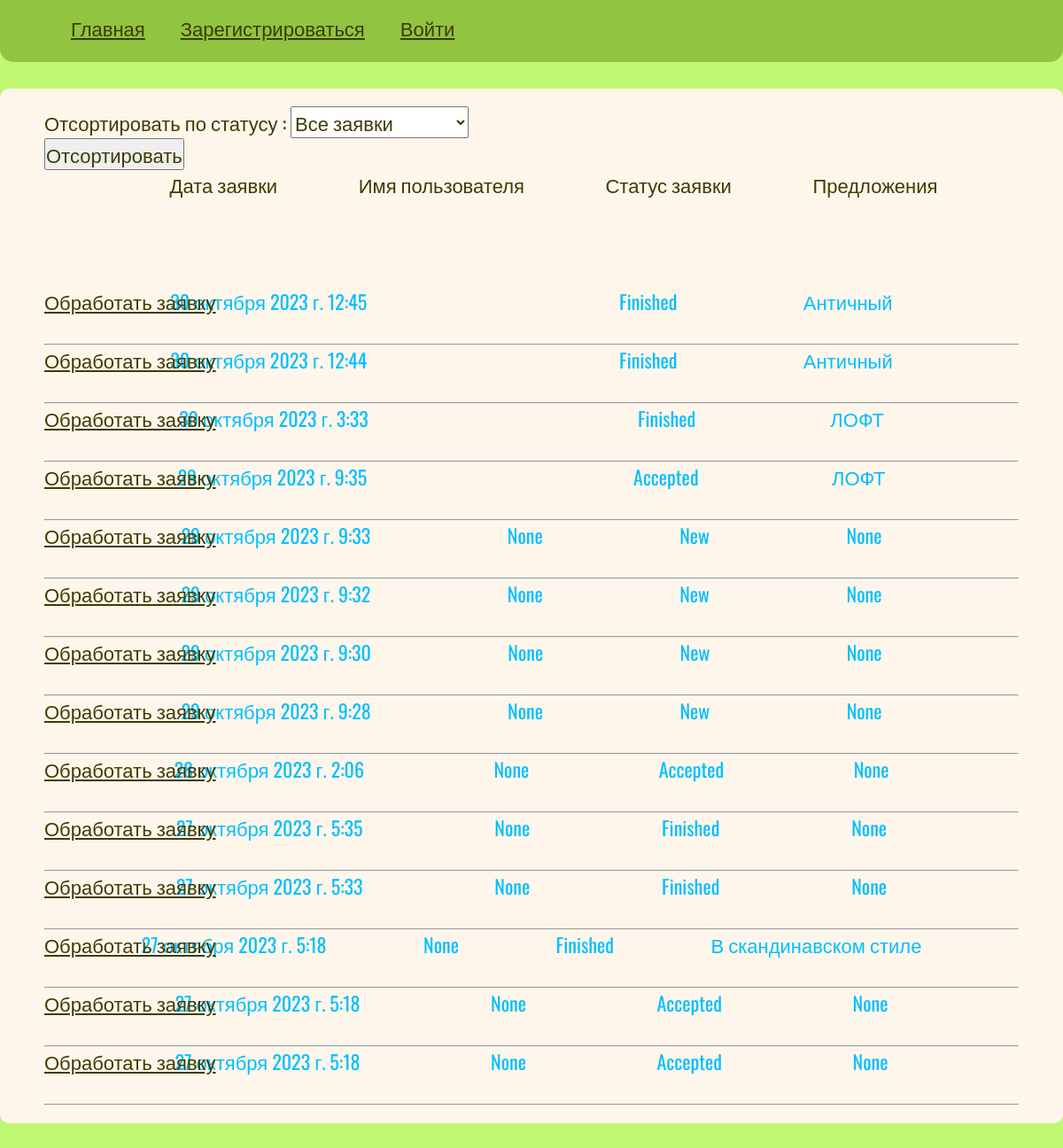
The app's page /appl_processing/, older data.
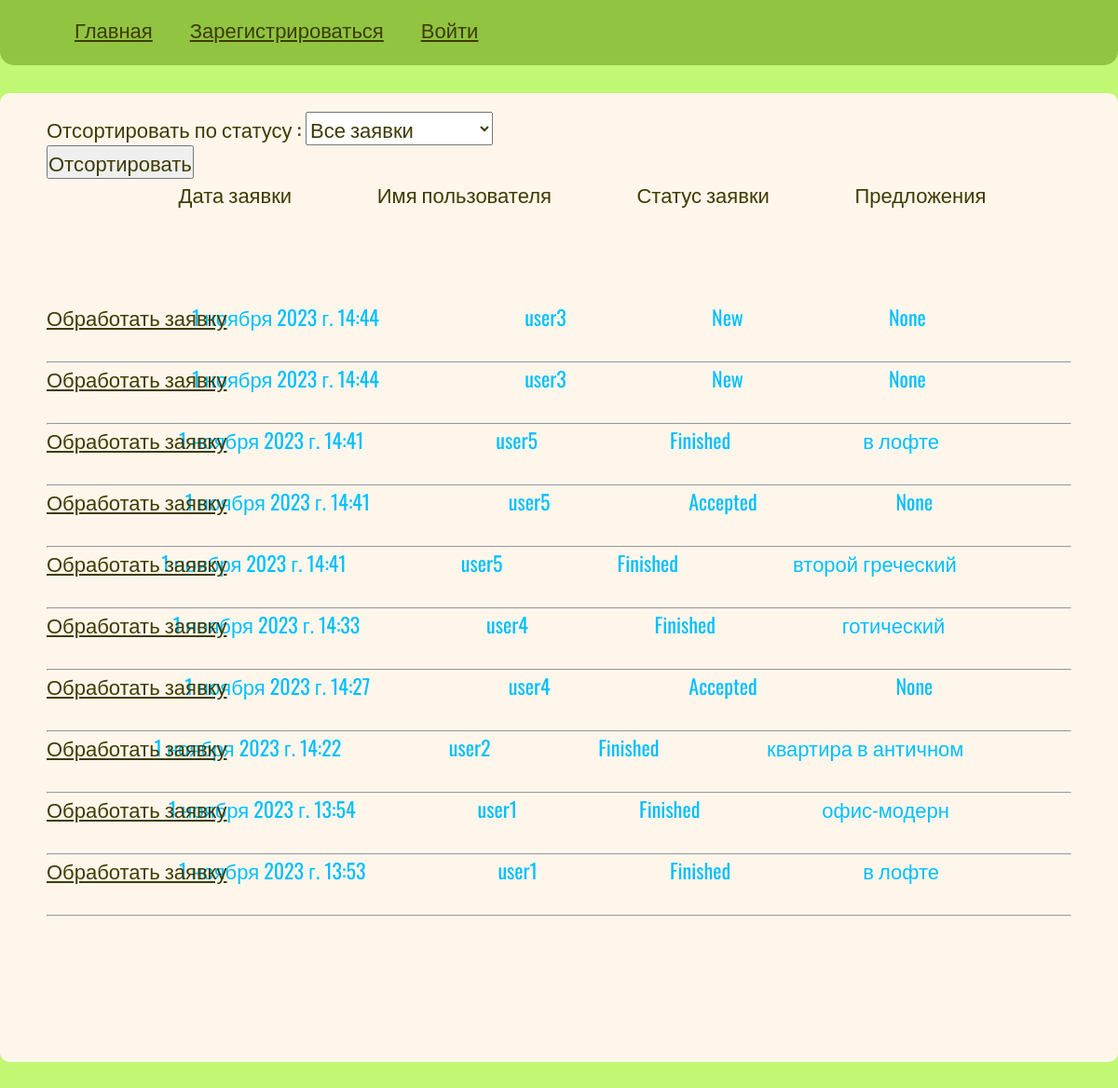
The same page, newer data.
### b1/models.py (models this page shows, shortened)
class Application(models.Model):
    name = models.CharField(max_length=254, verbose_name='Имя заявки', blank=True, null=True)
    description = models.CharField(max_length=254, verbose_name='Описание', blank=False)
    category = models.ForeignKey('Category', on_delete=models.CASCADE, verbose_name='Категория желаемого стиля',
                                 blank=False)
    photo = models.ImageField( verbose_name='Проект помещения', upload_to=get_name_file, blank=True, null=True,
                              validators=[FileExtensionValidator(allowed_extensions=['png', 'jpg', 'jpeg'])])
    status = models.CharField(max_length=254, verbose_name='Статус', default='New')
    date_creation = models.DateTimeField(auto_now_add=True, null=True)
    username = models.CharField(max_length=254, verbose_name='Логин', blank=True, null=True, db_column='username_application')
    suggestions = models.ForeignKey('Realization', on_delete=models.CASCADE, verbose_name='Предложения реализации',
                                    blank=True, null=True)

class Realization(models.Model):
    name = models.CharField(max_length=254, verbose_name='Название', blank=False,)
    description = models.CharField(max_length=999,verbose_name='Описание', blank=False)
    image = models.ImageField( upload_to=get_name_file, blank=True, null=True,
                              validators=[FileExtensionValidator(allowed_extensions=['png', 'jpg', 'jpeg'])])
    date_execution = models.DateTimeField(auto_now_add=True, null=True)
    def __str__(self):
        return str(self.name)

### b1/views.py (the view)
# urls.py: path('appl_processing/', applicationProcessingList, name='apllication_processing'),
def applicationProcessingList(request):
    if (request.method == 'POST'):
        form = FilterApplicationForm(request.POST)
        if form.is_valid():
            status = form.cleaned_data['status']
            if status != 'All':
                queryset = Application.objects.filter(status=status).order_by('-date_creation')
            else:
                form = FilterApplicationForm()
                queryset = Application.objects.order_by('-date_creation')
    else:
        form = FilterApplicationForm()
        queryset = Application.objects.order_by('-date_creation')
    return render(request, 'b1/list_applications.html', context={'form': form, 'queryset': queryset})

### b1/forms.py
class FilterApplicationForm(forms.Form):
    status = forms.ChoiceField(choices=STATUS_CHOISE_2, label='Отсортировать по статусу ', initial='All')

### b1/templates/b1/list_applications.html (shortened to what this page needs)
{% extends 'base.html' %}
{% block content %}
    <form action="" method="post">
        {{ form.as_p }}
        <button type="submit">Отсортировать</button>
    </form>
    <div class="application-header">
        <div>Дата заявки</div>
        <div>Имя пользователя</div>
        <div>Статус заявки</div>
        <div>Предложения</div>
    </div>
    {% for i in queryset %}
        <div class="application-body">
            <div class="data-generating">{{ i.date_creation }}</div>
            <div class="data-generating">{{i.username }}</div>
            <div class="data-generating">{{ i.status }}</div>
            <div class="data-generating">{{ i.suggestions }}</div>
        </div>
        <p class="submit_p"><a href="{% url 'processing' i.pk %}">Обработать заявку</a></p>
        <hr>
    {% endfor %}
{% endblock %}

Row changes from the older to the newer data that the page shows:
removed Application: date_creation "30 октября 2023 г. 12:45", status "Finished", suggestions "Античный"
removed Application: date_creation "30 октября 2023 г. 12:44", status "Finished", suggestions "Античный"
removed Application: date_creation "30 октября 2023 г. 3:33", status "Finished", suggestions "ЛОФТ"
removed Application: date_creation "29 октября 2023 г. 9:35", status "Accepted", suggestions "ЛОФТ"
removed Application: date_creation "29 октября 2023 г. 9:33", username "None", status "New", suggestions "None"
removed Application: date_creation "29 октября 2023 г. 9:32", username "None", status "New", suggestions "None"
removed Application: date_creation "29 октября 2023 г. 9:30", username "None", status "New", suggestions "None"
removed Application: date_creation "29 октября 2023 г. 9:28", username "None", status "New", suggestions "None"
removed Application: date_creation "27 октября 2023 г. 5:18", username "None", status "Accepted", suggestions "None"
added Application: date_creation "1 ноября 2023 г. 14:44", username "user3", status "New", suggestions "None"
changed Application (number 2 of 10 on the later page): date_creation "28 октября 2023 г. 2:06" → "1 ноября 2023 г. 14:44"; username "None" → "user3"; status "Accepted" → "New"
changed Application (number 3 of 10 on the later page): date_creation "27 октября 2023 г. 5:35" → "1 ноября 2023 г. 14:41"; username "None" → "user5"; suggestions "None" → "в лофте"
changed Application (number 4 of 10 on the later page): date_creation "27 октября 2023 г. 5:33" → "1 ноября 2023 г. 14:41"; username "None" → "user5"; status "Finished" → "Accepted"
added Application: date_creation "1 ноября 2023 г. 14:41", username "user5", status "Finished", suggestions "второй греческий"
added Application: date_creation "1 ноября 2023 г. 14:33", username "user4", status "Finished", suggestions "готический"
changed Application: date_creation "27 октября 2023 г. 5:18" → "1 ноября 2023 г. 14:27"; username "None" → "user4"; moves up the list
added Application: date_creation "1 ноября 2023 г. 14:22", username "user2", status "Finished", suggestions "квартира в античном"
added Application: date_creation "1 ноября 2023 г. 13:54", username "user1", status "Finished", suggestions "офис-модерн"
changed Application: date_creation "27 октября 2023 г. 5:18" → "1 ноября 2023 г. 13:53"; username "None" → "user1"; suggestions "В скандинавском стиле" → "в лофте"
